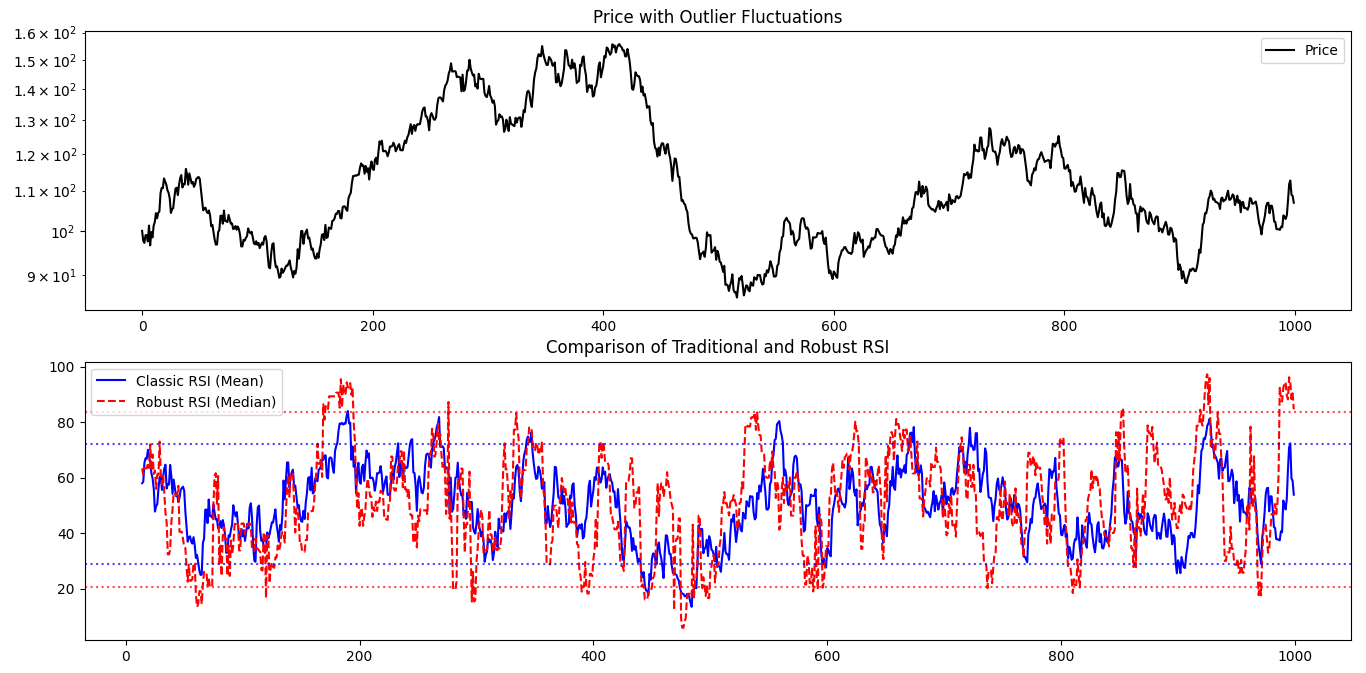

This figure's Python source:
import numpy as np
import pandas as pd
import matplotlib.pyplot as plt

# Generate random price data with some outlier spikes
#n = 1000
#price = 100 + np.cumsum(np.random.randn(n) * 1.0)   # random trend

def Generate_Prices(start_price, Volatility, Direction_Bias, num_days):
    import random
    prices = [start_price]
    changes = [0]
    for i in range(num_days-1):
        Var = random.uniform(-1, 1)*random.uniform(0, 1)*Volatility
        price = prices[-1] *(1 + Var + Direction_Bias)
        prices.append(price)
        changes.append(prices[-1] / prices[i-1] - 1)
    return prices



def traditional_rsi(prices, window):
    delta = np.diff(prices, prepend=prices[0])
    gain = np.where(delta > 0, delta, 0.0)
    loss = np.where(delta < 0, -delta, 0.0)
    avg_gain = np.full_like(gain, np.nan, dtype=float)
    avg_loss = np.full_like(loss, np.nan, dtype=float)
    # initial simple average
    avg_gain[window] = np.mean(gain[1:window+1])
    avg_loss[window] = np.mean(loss[1:window+1])
    # Wilder smoothing (EMA with alpha = 1/window)
    alpha = 1.0 / window
    for i in range(window+1, len(prices)):
        avg_gain[i] = alpha * gain[i] + (1 - alpha) * avg_gain[i-1]
        avg_loss[i] = alpha * loss[i] + (1 - alpha) * avg_loss[i-1]
    rs = avg_gain / avg_loss
    rsi = 100.0 - (100.0 / (1.0 + rs))
    return rsi

def robust_rsi_median(prices, window):
    delta = np.diff(prices, prepend=prices[0])
    rsi_rob = np.full(len(prices), np.nan)
    for i in range(window, len(prices)):
        # extract recent window
        window_delta = delta[i-window+1 : i+1]
        gains = window_delta[window_delta > 0]
        losses = -window_delta[window_delta < 0]
        median_gain = np.median(gains) if len(gains) > 0 else 0.0
        median_loss = np.median(losses) if len(losses) > 0 else 0.0
        if median_loss == 0:
            rs = 100.0 if median_gain > 0 else 1.0   # if no loss
        else:
            rs = median_gain / median_loss
        rsi_rob[i] = 100.0 - (100.0 / (1.0 + rs))
    return rsi_rob

# Calculation
start_price, Volatility, Direction_Bias, num_days = 100, 0.05, -0.0001, 1000
price = Generate_Prices(start_price, Volatility, Direction_Bias, num_days)

window = 50
rsi_trad = traditional_rsi(price, window)
rsi_med = robust_rsi_median(price, window)

# Display
plt.figure(figsize=(14, 8))
plt.subplot(2,1,1)
plt.plot(price, label='Price', color='black')
plt.title('Price with Outlier Fluctuations')
plt.semilogy()
plt.legend()

plt.subplot(2,1,2)
plt.plot(rsi_trad, label='Classic RSI (Mean)', color='blue')
plt.plot(rsi_med, label='Robust RSI (Median)', color='red', linestyle='--')
MINt = np.quantile(rsi_trad[window:], 0.05)
MAXt = np.quantile(rsi_trad[window:], 0.95)
MINr = np.quantile(rsi_med[window:], 0.05)
MAXr = np.quantile(rsi_med[window:], 0.95)
print(f"5th percentile threshold: {MINt:.2f}, 95th percentile threshold: {MAXt:.2f}")
print(f"5th percentile threshold: {MINr:.2f}, 95th percentile threshold: {MAXr:.2f}")
plt.axhline(MAXt, color='blue', linestyle=':', alpha=0.7)
plt.axhline(MINt, color='blue', linestyle=':', alpha=0.7)
plt.axhline(MAXr, color='red', linestyle=':', alpha=0.7)
plt.axhline(MINr, color='red', linestyle=':', alpha=0.7)
plt.title('Comparison of Traditional and Robust RSI')
plt.legend()
plt.tight_layout()
plt.show()
